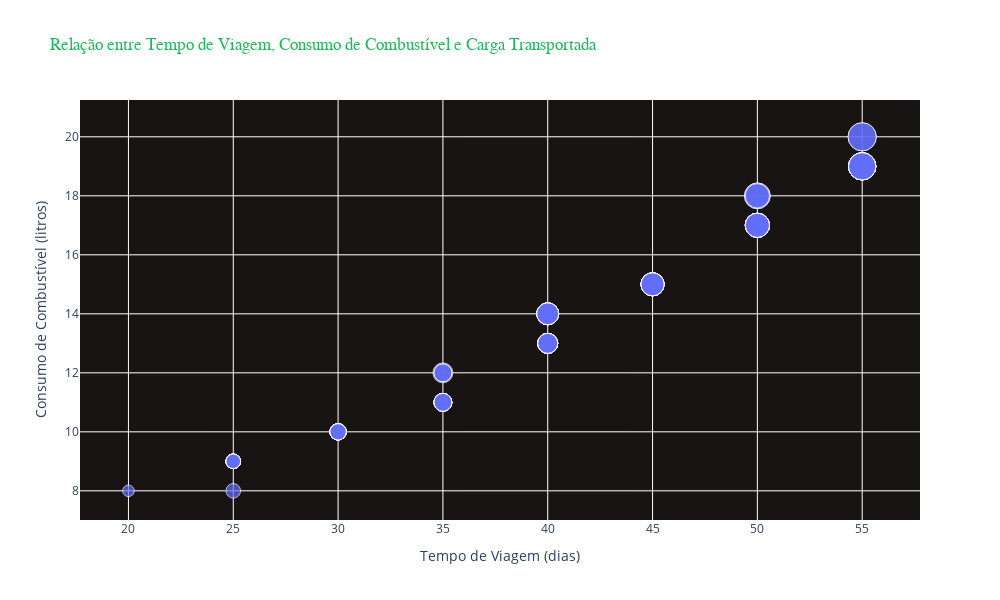

Here is the notebook cell this chart was saved with:
### Code cell
def grafico_dispercao(eixoX, eixoY, eixoZ):
    fig = px.scatter(df, x=eixoX, y=eixoY, size=eixoZ, 
                     title='Relação entre Tempo de Viagem, Consumo de Combustível e Carga Transportada',
                     labels={eixoX: 'Tempo de Viagem (dias)', eixoY: 'Consumo de Combustível (litros)', eixoZ: 'Carga Transportada'},
                     hover_name='ID_transporte')
    fig.update_layout(title_font_family='Courier New',
                      title_font_color='#1db954',
                      plot_bgcolor='#191414',
                      height=600,
                      width=1000)
    fig.show()

x = 'tempo_viagem'
y = 'consumo_combustivel'
z = 'carga_transportada'

grafico_dispercao(x, y, z)

### Figure 1 — Plotly figure (JSON) as saved in the notebook; plotly's stock layout.template omitted (floating-point values rounded to 4 significant figures)
{"data": [{"hovertemplate": "<b>%{hovertext}</b><br><br>Tempo de Viagem (dias)=%{x}<br>Consumo de Combustível (litros)=%{y}<br>Carga Transportada=%{marker.size}<extra></extra>", "hovertext": [1, 2, 3, 4, 5, 6, 7, 8, 9, 10, 11, 12, 13, 14, 15, 16, 17, 18, 19, 20, 21, 22, 23, 24, 25, 26, 27, 28, 29, 30, 31, 32, 33, 34, 35, 36, 37, 38, 39, 40, 41, 42, 43, 44, 45, 46, 47, 48, 49, 50, 51, 52, 53, 54, 55, 56, 57, 58, 59, 60, 61, 62, 63, 64, 65, 66, 67, 68, 69, 70, 71, 72, 73, 74, 75, 76, 77, 78, 79, 80, 81, 82, 83, 84, 85, 86, 87, 88, 89, 90, 91, 92, 93, 94, 95, 96, 97, 98, 99, 100], "legendgroup": "", "marker": {"color": "#636efa", "size": [100, 200, 50, 150, 250, 80, 180, 300, 100, 150, 120, 250, 100, 200, 80, 180, 300, 120, 150, 220, 100, 200, 80, 180, 280, 120, 150, 220, 100, 200, 80, 180, 280, 120, 150, 220, 100, 200, 80, 180, 280, 120, 150, 220, 100, 200, 80, 180, 280, 120, 150, 220, 100, 200, 80, 180, 280, 120, 150, 220, 100, 200, 80, 180, 280, 120, 150, 220, 100, 200, 80, 180, 280, 120, 150, 220, 100, 200, 80, 180, 280, 120, 150, 220, 100, 200, 80, 180, 280, 120, 150, 220, 100, 200, 80, 180, 280, 120, 150, 220], "sizemode": "area", "sizeref": 0.75, "symbol": "circle"}, "mode": "markers", "name": "", "orientation": "v", "showlegend": false, "type": "scatter", "x": [30, 45, 20, 35, 50, 25, 40, 55, 30, 40, 35, 50, 30, 45, 25, 40, 55, 35, 40, 50, 30, 45, 25, 40, 55, 35, 40, 50, 30, 45, 25, 40, 55, 35, 40, 50, 30, 45, 25, 40, 55, 35, 40, 50, 30, 45, 25, 40, 55, 35, 40, 50, 30, 45, 25, 40, 55, 35, 40, 50, 30, 45, 25, 40, 55, 35, 40, 50, 30, 45, 25, 40, 55, 35, 40, 50, 30, 45, 25, 40, 55, 35, 40, 50, 30, 45, 25, 40, 55, 35, 40, 50, 30, 45, 25, 40, 55, 35, 40, 50], "xaxis": "x", "y": [10, 15, 8, 12, 18, 9, 14, 20, 10, 13, 12, 18, 10, 15, 9, 14, 20, 11, 13, 17, 10, 15, 8, 14, 19, 12, 13, 18, 10, 15, 9, 14, 19, 11, 13, 17, 10, 15, 9, 14, 19, 11, 13, 17, 10, 15, 9, 14, 19, 11, 13, 17, 10, 15, 9, 14, 19, 11, 13, 17, 10, 15, 9, 14, 19, 11, 13, 17, 10, 15, 9, 14, 19, 11, 13, 17, 10, 15, 9, 14, 19, 11, 13, 17, 10, 15, 9, 14, 19, 11, 13, 17, 10, 15, 9, 14, 19, 11, 13, 17], "yaxis": "y"}], "layout": {"height": 600, "legend": {"itemsizing": "constant", "tracegroupgap": 0}, "plot_bgcolor": "#191414", "title": {"font": {"color": "#1db954", "family": "Courier New"}, "text": "Relação entre Tempo de Viagem, Consumo de Combustível e Carga Transportada"}, "width": 1000, "xaxis": {"anchor": "y", "domain": [0, 1], "title": {"text": "Tempo de Viagem (dias)"}}, "yaxis": {"anchor": "x", "domain": [0, 1], "title": {"text": "Consumo de Combustível (litros)"}}}}
